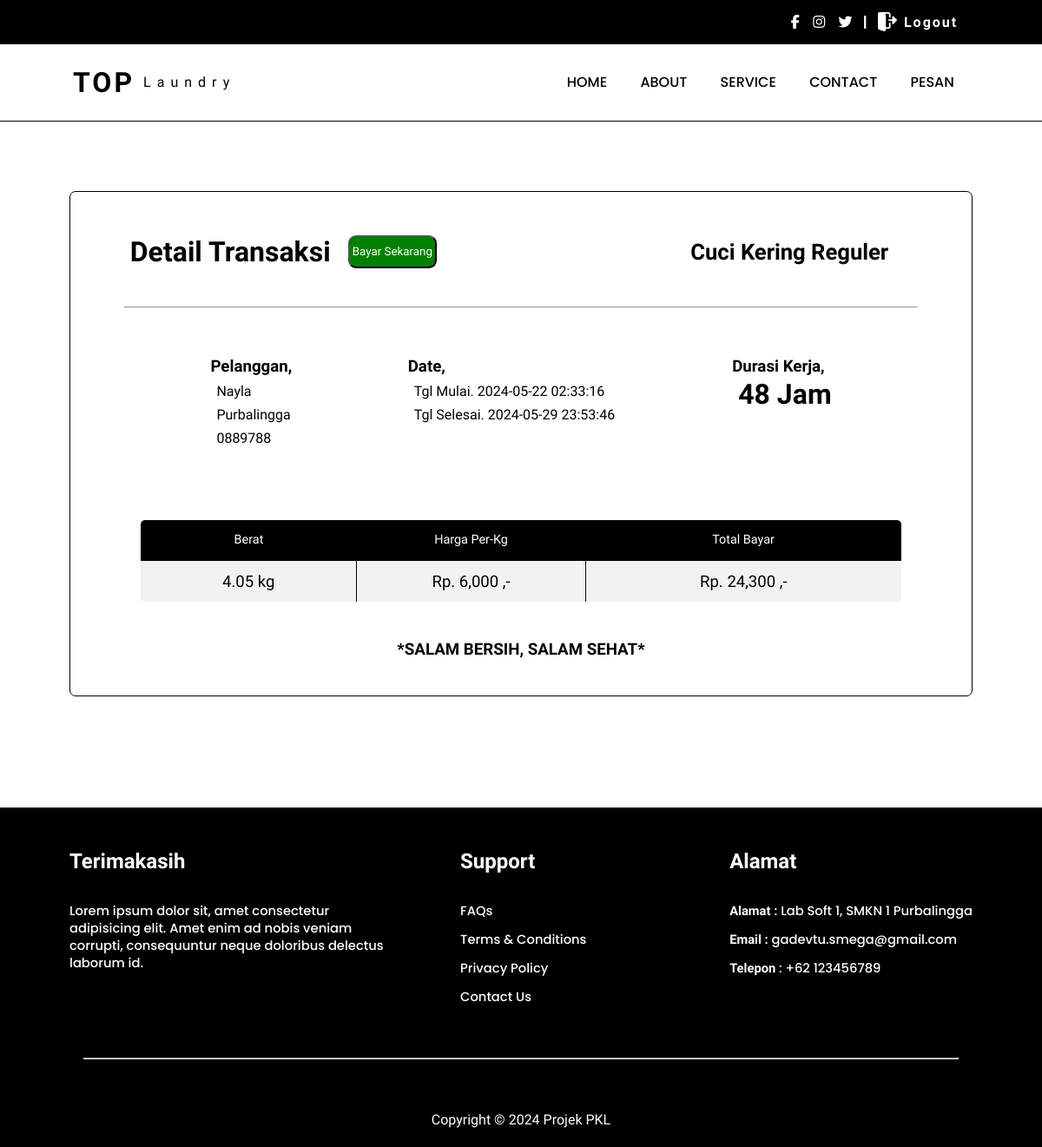
Screenshot of /pesan/bahan/cuci_kering/ts_invoice.php?id=9 (signed in) with the database file from the repository.
### tables this page shows
CREATE TABLE `tr_cuci_kering` (
  `id` int(11) NOT NULL,
  `user_id` int(11) NOT NULL,
  `nama` varchar(255) NOT NULL,
  `no_hp` varchar(20) NOT NULL,
  `alamat` text NOT NULL,
  `paket_id` int(11) NOT NULL,
  `waktu` int(11) NOT NULL,
  `berat` decimal(10,2) NOT NULL,
  `tarif` decimal(10,2) NOT NULL,
  `tgl_masuk` datetime NOT NULL,
  `tgl_keluar` datetime NOT NULL,
  `total_bayar` decimal(10,2) NOT NULL,
  `status` int(11) NOT NULL
);

CREATE TABLE `users_` (
  `id` int(11) NOT NULL,
  `username` varchar(50) NOT NULL,
  `password` varchar(255) NOT NULL,
  `role` varchar(50) NOT NULL DEFAULT 'user'
);

### pesan/bahan/cuci_kering/ts_invoice.php (the view, shortened to what this page needs)
<?php
    include '../asset/header.php';
    $user_id = $_SESSION['user_id'];
?>
<!DOCTYPE html>
<html lang="en">
<head>
    <link rel="stylesheet" href="css/invoice1.css">
</head>
<body>
<div class="container">
    <?php
    $id = $_GET['id'];
    $data = mysqli_query($koneksi, "SELECT * FROM users_, tr_cuci_kering WHERE users_.id = '$user_id' and tr_cuci_kering.id='$id'");
    if($data) {
        while($d = mysqli_fetch_assoc($data)) {
    ?>
    <div class="box">
                <div class="hd">
                    <div class="gg">
                    <h1>Detail Transaksi</h1>
                    <button><a href="bayar.php?id=<?php echo $d['id']; ?>">Bayar Sekarang</a></button>
                    </div>
                        <div class="status">
                        <div class='label'>
                            <?php
                            if($d['paket_id'] == "1"){
                                echo "<h2 class='proses'>Cuci Kering Reguler</h2>";
                            } else if($d['paket_id'] == "2"){
                                echo "<h2 class='proses'>Cuci Kering Kilat</h2>";
                            } else if($d['paket_id'] == "3"){
                                echo "<h2 class='prosesi'>Cuci Kering Express</h2>";
                            }
                        ?>
                        </div>
                    </div>
                </div>
                <hr>
                <div class="data">
                    <div class="dt">
                        <h3>Pelanggan,</h3>
                        <p><?php echo $d['username']; ?></p>
                        <p><?php echo $d['alamat']; ?></p>
                        <p><?php echo $d['no_hp']; ?></p>
                    </div>
                    <div class="dt">
                        <h3>Date,</h3>
                        <p>Tgl Mulai. <?php echo $d['tgl_masuk']; ?></p>
                        <p>Tgl Selesai. <?php echo $d['tgl_keluar']; ?></p>
                    </div>
                    <div class="dt">
                        <h3>Durasi Kerja,</h3>
                        <h1><?php echo $d['waktu']; ?> Jam</h1>
                    </div>
                </div>
                <div class="tbl">
                    <table>
                        <tr>
                            <th>Berat</th>
                            <th>Harga Per-Kg</th>
                            <th>Total Bayar</th>
                        </tr>
                        <tr>
                            <td><?php echo $d['berat']; ?> kg</td>
                            <td><?php echo "Rp. " . number_format($d['tarif']) . " ,-"; ?></td>
                            <td><?php echo "Rp. " . number_format($d['total_bayar']) . " ,-"; ?></td>
                        </tr>
                    </table>
                    <div class="foot">
                        <h3>*SALAM BERSIH, SALAM SEHAT*</h3>
                    </div>
                </div>
            </div>
    <?php
        }
    } else {
        echo "Query error: " . mysqli_error($koneksi);
    }
    ?>
</div>
    <?php
    include '../asset/footer.php';
?>
</body>
</html>

### pesan/css/header1.css (style rules this page uses)
* { margin: 0; padding: 0; box-sizing: border-box; font-family: "Inter Tight", sans-serif; }
.top i, a { text-decoration: none; color: #fff; padding: 0 .2rem; }

### pesan/css/style1.css (style rules this page uses)
* { margin: 0; padding: 0; box-sizing: border-box; font-family: "Inter Tight", sans-serif; }
.container { padding: 1.5rem 3rem; height: 100%; }
table { width: 100%; border-collapse: collapse; text-align: center; border: 1px solid; overflow: hidden; font-size: .9rem; border-radius: 10px; font-weight: 500; }
table th { font-weight: 500; padding: 17px; background-color: #000; color: #fff; }
table td { padding: 20px; }
table tr:nth-child(even) { background-color: #f2f2f2; }

### pesan/bahan/cuci_kering/css/invoice1.css (style rules this page uses)
* { margin: 0; padding: 0; box-sizing: border-box; font-family: 'Inter Tight', sans-serif; }
.container { padding: 5rem; }
.box { padding: 2.9rem 3rem; border: 1px solid; border-radius: 7px; }
hr { width: 97%; margin: 40px auto; }
.hd { display: flex; align-items: center; padding: 0 1.3rem; justify-content: space-between; }
.data { display: flex; justify-content: center; gap: 8rem; padding-left: -20px; padding: 1rem 0; }
.dt h3 { margin-bottom: 2px; }
.dt p { margin: 8px 7px; }
.dt h1 { margin-left: 7px; }
.tbl { position: relative; padding: 0 2rem; }
table { width: 100%; color: #fff; margin: 60px 0; border-collapse: collapse; border-radius: 6px; overflow: hidden; }
table tr { padding: .8rem; }
table tr th { padding: .9rem; font-family: "Inter Tight", sans-serif; background-color: #000; }
table tr th:nth-child(2) { width: 30%; }
table tr td { color: #000; font-weight: 500; padding: .8rem; border: 1px solid; font-size: 1.16rem; text-align: center; }
.foot { position: absolute; width: 100%; bottom: -65px; left: 0; right: 0; display: flex; justify-content: center; }
.status { display: flex; flex-direction: row; align-items: center; gap: 18px; }
.status .proses { color: #000; padding: 8px 17px; margin-right: 10px; font-size: 1.6rem; font-weight: 600; border-radius: 14px; }
.gg { display: flex; flex-direction: row; gap: 20px; }
.gg button { color: #000; border-radius: 9px; background-color: green; }

### rows the page displays
tr_cuci_kering: shows "Cuci Kering Reguler", user.username "Nayla", alamat "Purbalingga", no_hp "0889788", tgl_masuk "2024-05-22 02:33:16", tgl_keluar "2024-05-29 23:53:46", waktu "48", berat "4.05", tarif "6,000", total_bayar "24,300"
